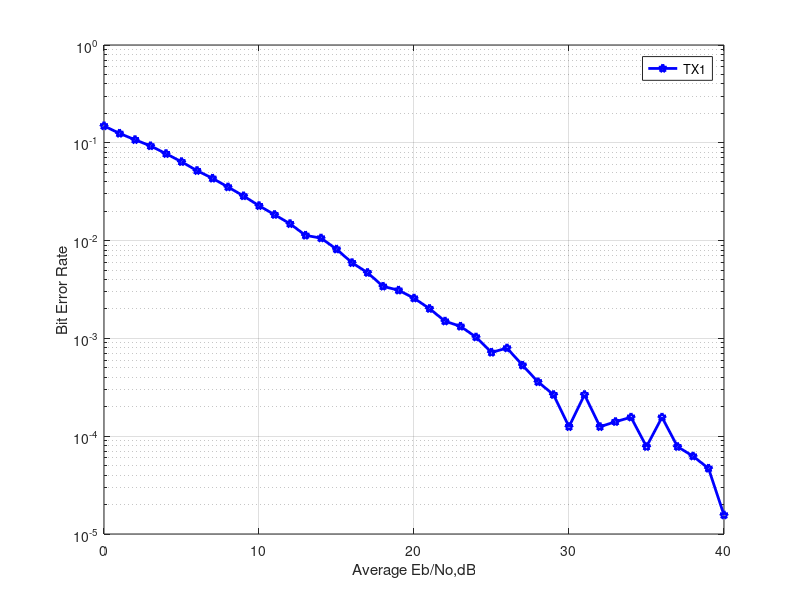

Here is the MATLAB script that generated this plot:


clear all

Eb_N0_dB = 0:1:40; % multiple Eb/N0 values
n_iter = 1000;
symbol_len=64;



for ii = 1:length(Eb_N0_dB)
    BER1=0;
    bittot=0;
    
    for k = 1:n_iter
        
        x1 = rand(symbol_len,1)>0.5; % generating 0,1 with equal probability
        s1 = 2*x1-1; % BPSK modulation 0 -> -1; 1 -> 0
        
        n1 = 1/sqrt(2)*[randn(1,symbol_len) + 1i*randn(1,symbol_len)];     
        h11 = 1/sqrt(2)*[randn(1,symbol_len) + 1i*randn(1,symbol_len)]; % Rayleigh channel
        
        % receiver - hard decision decoding
        y1 = diag(h11)*diag(s1) + diag(n1)*10^(-Eb_N0_dB(ii)/20);
        y1hat = y1/diag(h11);
        
        x1Hat = real(diag(y1hat))>0;
    
        
        BER1 = BER1 + size(find([x1 - x1Hat]),1);
        bittot = bittot + symbol_len;
        
    end
    nErr1(ii) = BER1/bittot;
end
%%
semilogy(Eb_N0_dB,nErr1,'bp-','LineWidth',2);hold on
grid on
legend('TX1');
xlabel('Average Eb/No,dB');
ylabel('Bit Error Rate');
% end













